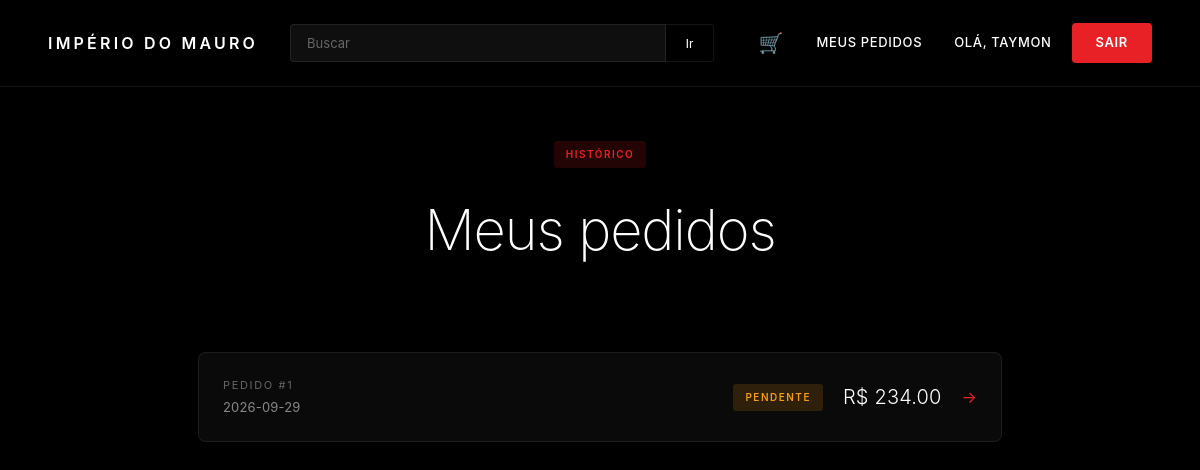
The app's page /meus-pedidos (signed in) with its own data.
### tables this page shows
CREATE TABLE pedidos (id INTEGER PRIMARY KEY AUTOINCREMENT, cliente_id INTEGER NOT NULL, nome_entrega TEXT NOT NULL, endereco TEXT NOT NULL, cidade TEXT NOT NULL, cep TEXT NOT NULL, total REAL NOT NULL, status TEXT DEFAULT "pendente", criado_em TIMESTAMP DEFAULT CURRENT_TIMESTAMP);

### app.py (the view)
@app.route("/meus-pedidos")
def meus_pedidos():
    if not cliente_logado():
        return redirect(url_for("entrar_cliente"))
    conn = sqlite3.connect(DB)
    c = conn.cursor()
    c.execute("SELECT id, total, status, criado_em FROM pedidos WHERE cliente_id=? ORDER BY id DESC",
              (session["cliente_id"],))
    pedidos = c.fetchall()
    conn.close()
    return render_template("meus_pedidos.html", pedidos=pedidos)

### app.py (called while the page is built)
@app.before_request
def checar_manutencao():
    rotas_livres = ["/login", "/manutencao", "/static/favicon.svg"]
    if request.path.startswith("/static/"):
        return
    if request.path in rotas_livres:
        return
    if session.get("adm"):
        return
    if MODO_MANUTENCAO:
        return render_template("manutencao.html"), 503

def cliente_logado():
    return session.get("cliente_id") is not None

@app.context_processor
def injetar_contexto():
    carrinho = session.get("carrinho", {})
    total_itens = sum(carrinho.values()) if carrinho else 0
    return {
        "total_carrinho": total_itens,
        "cliente_logado": session.get("cliente_id") is not None,
        "cliente_nome": session.get("cliente_nome", "")
    }

### templates/meus_pedidos.html (shortened to what this page needs)
<!DOCTYPE html>
<html lang="pt-br">
<head>
    <link rel="stylesheet" href="/static/css/style.css">
</head>
<body>
    <nav class="navbar-tesla">
    <a href="/" class="logo">Império do Mauro</a>
    <form class="search-bar" method="GET" action="/">
        <input type="text" name="busca" placeholder="Buscar" value="{{ busca or '' }}">
        <button type="submit">Ir</button>
    </form>
    <div class="nav-links">
        <a href="/carrinho" style="position: relative; color: var(--white); text-decoration: none; font-size: 20px; padding: 8px 12px;">
            🛒
        </a>
        {% if session.get('adm') %}
            <a href="/painel">Painel</a>
            <a href="/logout" class="btn-tesla">Sair</a>
        {% elif cliente_logado %}
            <a href="/meus-pedidos" style="color: var(--white); text-decoration: none; font-size: 13px; padding: 8px 12px;">Meus pedidos</a>
            <a href="/minha-conta" style="color: var(--white); text-decoration: none; font-size: 13px; padding: 8px 12px;">Olá, {{ cliente_nome.split(' ')[0] }}</a>
            <a href="/sair-cliente" class="btn-tesla">Sair</a>
        {% else %}
            <a href="/entrar" style="color: var(--white); text-decoration: none; font-size: 13px; padding: 8px 12px;">Entrar</a>
            <a href="/cadastro" class="btn-tesla">Cadastrar</a>
        {% endif %}
    </div>
</nav>
    <section style="padding: 140px 48px 40px; text-align: center;">
        <div class="badge-tesla" style="margin-bottom: 20px;">Histórico</div>
        <h1 style="font-size: clamp(32px, 5vw, 56px); font-weight: 200; letter-spacing: -0.02em;">
            Meus pedidos
        </h1>
    </section>
    <section class="section-tesla" style="padding-top: 40px; max-width: 900px;">
        {% if pedidos %}
            {% for p in pedidos %}
                <a href="/pedido/{{ p[0] }}" style="text-decoration: none;">
                    <div style="background: var(--gray-900); border: 1px solid var(--border-subtle); border-radius: 8px; padding: 24px; margin-bottom: 12px; transition: all 0.2s;">
                        <div style="display: flex; justify-content: space-between; align-items: center; flex-wrap: wrap; gap: 16px;">
                            <div>
                                <p style="font-size: 11px; letter-spacing: 0.15em; text-transform: uppercase; color: var(--gray-500); margin-bottom: 4px;">Pedido #{{ p[0] }}</p>
                                <p style="color: var(--gray-400); font-size: 13px;">{{ p[3][:10] }}</p>
                            </div>
                            <div style="display: flex; align-items: center; gap: 20px;">
                                <span style="background: rgba(243,156,18,0.15); color: #f39c12; font-size: 10px; letter-spacing: 0.15em; text-transform: uppercase; font-weight: 600; padding: 6px 12px; border-radius: 3px;">
                                    {{ p[2] }}
                                </span>
                                <span style="font-size: 20px; font-weight: 300; color: var(--white);">R$ {{ "%.2f"|format(p[1]) }}</span>
                                <span style="color: var(--tesla-red);">→</span>
                            </div>
                        </div>
                    </div>
                </a>
            {% endfor %}
        {% endif %}
    </section>
</body>
</html>

### static/css/style.css (style rules this page uses)
:root { --black: #000000; --white: #ffffff; --gray-900: #0a0a0a; --gray-800: #111111; --gray-700: #1a1a1a; --gray-500: #666666; --gray-400: #888888; --gray-300: #bbbbbb; --tesla-red: #e82127; --tesla-red-hover: #c41c21; --border-subtle: rgba(255,255,255,0.08); --font: -apple-system, BlinkMacSystemFont, 'Segoe UI', 'Inter', 'Helvetica Neue', Arial, sans-serif; }
* { box-sizing: border-box; margin: 0; padding: 0; }
html { scroll-behavior: smooth; }
body { background: var(--black); color: var(--white); font-family: var(--font); font-weight: 400; line-height: 1.5; letter-spacing: 0.01em; -webkit-font-smoothing: antialiased; min-height: 100vh; }
.navbar-tesla { position: fixed; top: 0; left: 0; right: 0; padding: 20px 48px; display: flex; align-items: center; gap: 32px; background: rgba(0,0,0,0.72); backdrop-filter: blur(20px); -webkit-backdrop-filter: blur(20px); z-index: 1000; transition: all 0.3s ease; border-bottom: 1px solid var(--border-subtle); }
.navbar-tesla .logo { font-size: 16px; font-weight: 600; letter-spacing: 0.2em; text-transform: uppercase; color: var(--white); text-decoration: none; white-space: nowrap; }
.navbar-tesla .search-bar { flex: 1; max-width: 500px; display: flex; margin-left: auto; margin-right: auto; }
.navbar-tesla .search-bar input { flex: 1; padding: 10px 16px; background: rgba(255,255,255,0.06); border: 1px solid var(--border-subtle); border-radius: 4px 0 0 4px; color: var(--white); font-size: 13px; font-family: var(--font); transition: all 0.2s; }
.navbar-tesla .search-bar input::placeholder { color: var(--gray-500); }
.navbar-tesla .search-bar button { padding: 10px 20px; background: transparent; border: 1px solid var(--border-subtle); border-left: none; border-radius: 0 4px 4px 0; color: var(--white); font-size: 13px; font-weight: 500; cursor: pointer; transition: all 0.2s; }
.navbar-tesla .nav-links { display: flex; align-items: center; gap: 8px; }
.navbar-tesla .nav-links a { color: var(--white); text-decoration: none; font-size: 13px; font-weight: 500; letter-spacing: 0.05em; padding: 10px 20px; border-radius: 4px; transition: all 0.2s; text-transform: uppercase; }
.btn-tesla { background: var(--tesla-red) !important; color: var(--white) !important; padding: 10px 24px !important; border-radius: 4px !important; font-weight: 600 !important; letter-spacing: 0.05em !important; transition: all 0.2s !important; border: none; cursor: pointer; text-decoration: none; display: inline-block; font-size: 13px; text-transform: uppercase; }
.section-tesla { padding: 100px 48px; max-width: 1400px; margin: 0 auto; }
.badge-tesla { display: inline-block; padding: 6px 12px; background: rgba(232, 33, 39, 0.15); color: var(--tesla-red); font-size: 10px; letter-spacing: 0.15em; text-transform: uppercase; font-weight: 600; border-radius: 3px; }

### records on screen
pedidos: nome_entrega "TAYMON", id "1", criado_em "2026-09-29", status "PENDENTE", total "234.00"
